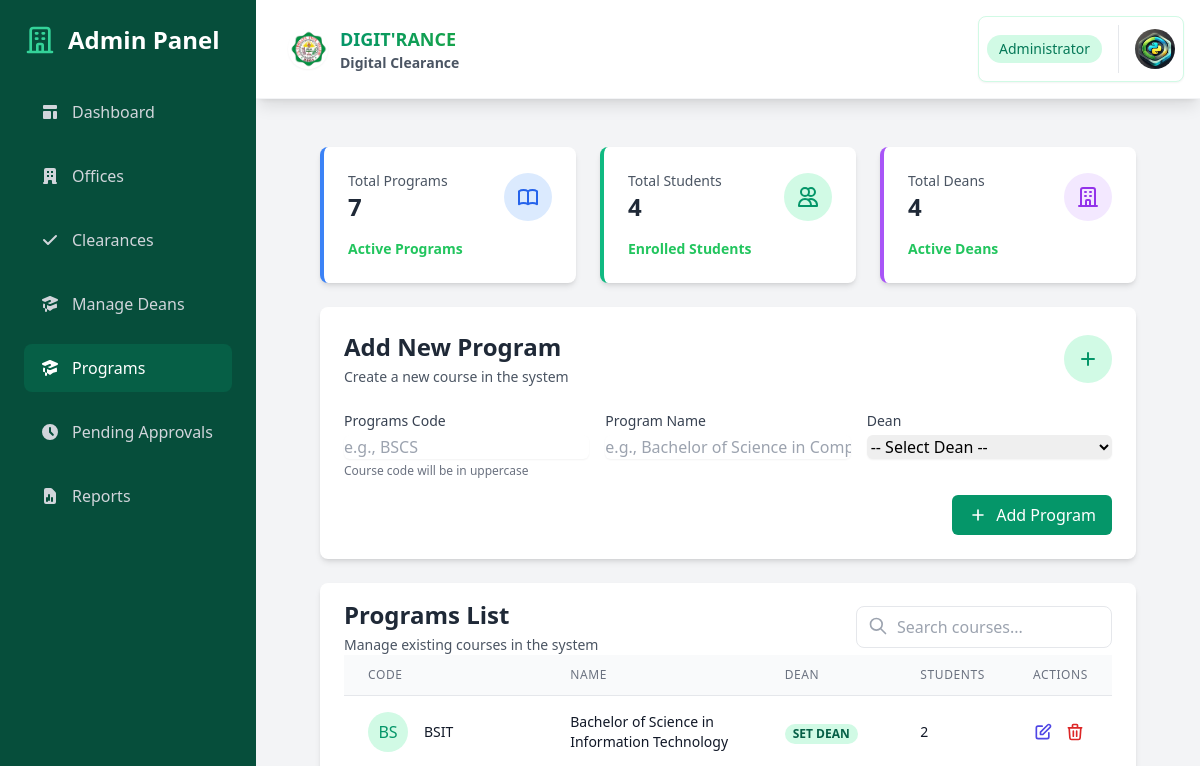
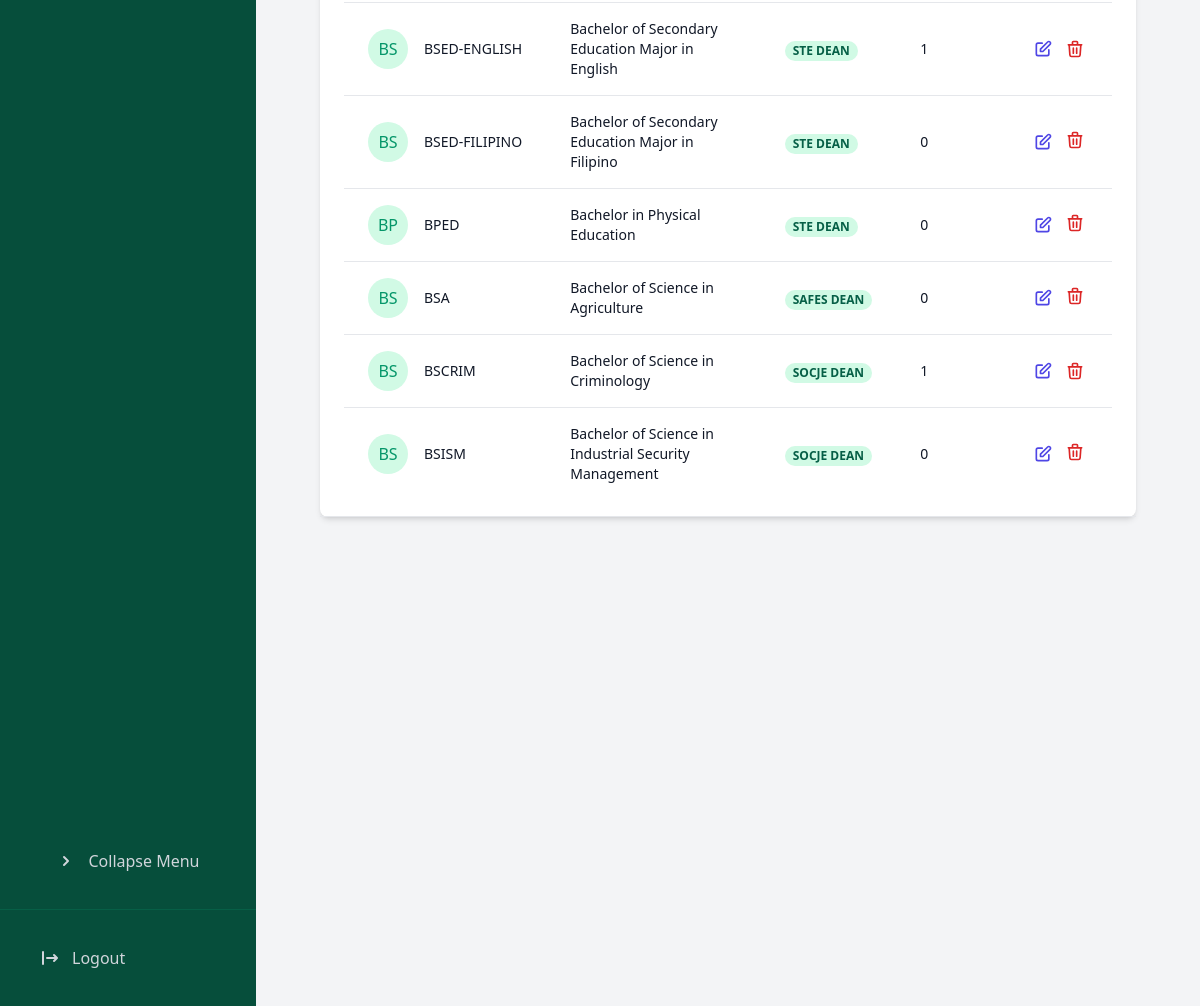
The app's page /dashboard/admin/courses/ (signed in) with its own data (2 pictures, top to bottom).
### core/models.py (models this page shows, shortened)
class Course(models.Model):
    code = models.CharField(max_length=10, unique=True)
    name = models.CharField(max_length=100)
    dean = models.ForeignKey(Dean, on_delete=models.PROTECT, related_name='courses')
    is_active = models.BooleanField(default=True)
    created_at = models.DateTimeField(auto_now_add=True)
    updated_at = models.DateTimeField(auto_now=True)
    class Meta:
        ordering = ['code']

class Dean(models.Model):
    name = models.CharField(max_length=100, unique=True)
    logo = models.ImageField(upload_to='dean_logos/', blank=True, null=True)
    description = models.TextField(blank=True, null=True)
    created_at = models.DateTimeField(auto_now_add=True)

### core/views.py (the view, shortened to what this page needs)
# urls.py: path('dashboard/admin/courses/', views.admin_courses, name='admin_courses'),
@login_required
@user_passes_test(lambda u: u.is_superuser)
def admin_courses(request):
    return render(request, 'admin/courses.html', {
        'courses': Course.objects.annotate(student_count=Count('student')).select_related('dean').all(),
        'deans': Dean.objects.all(),
        'total_students': Student.objects.count(),
    })

### core/models.py (called while the page is built)
    def get_profile_picture_url(self):
        return self.profile_picture.url if self.profile_picture else static('img/default-profile.png')

### templates/admin/courses.html (shortened to what this page needs)
{% extends 'admin/base_admin.html' %}
{% block admin_content %}
<div class="space-y-6">
    <div class="grid grid-cols-1 md:grid-cols-3 gap-6">
        <div class="bg-white rounded-lg shadow-md p-6 border-l-4 border-blue-500">
            <div class="flex items-center justify-between">
                <div>
                    <p class="text-sm text-gray-600">Total Programs</p>
                    <h3 class="text-2xl font-bold text-gray-800">{{ courses.count }}</h3>
                </div>
                <div class="p-3 bg-blue-100 rounded-full">
                </div>
            </div>
            <div class="mt-4">
                <div class="flex items-center">
                    <span class="text-green-500 text-sm font-semibold">Active Programs</span>
                </div>
            </div>
        </div>
        <div class="bg-white rounded-lg shadow-md p-6 border-l-4 border-emerald-500">
            <div class="flex items-center justify-between">
                <div>
                    <p class="text-sm text-gray-600">Total Students</p>
                    <h3 class="text-2xl font-bold text-gray-800">{{ total_students }}</h3>
                </div>
                <div class="p-3 bg-emerald-100 rounded-full">
                    <svg class="w-6 h-6 text-emerald-600" fill="none" stroke="currentColor" viewBox="0 0 24 24">
                        <path stroke-linecap="round" stroke-linejoin="round" stroke-width="2" d="M12 4.354a4 4 0 110 5.292M15 21H3v-1a6 6 0 0112 0v1zm0 0h6v-1a6 6 0 00-9-5.197M13 7a4 4 0 11-8 0 4 4 0 018 0z" />
                    </svg>
                </div>
            </div>
            <div class="mt-4">
                <div class="flex items-center">
                    <span class="text-green-500 text-sm font-semibold">Enrolled Students</span>
                </div>
            </div>
        </div>
        <div class="bg-white rounded-lg shadow-md p-6 border-l-4 border-purple-500">
            <div class="flex items-center justify-between">
                <div>
                    <p class="text-sm text-gray-600">Total Deans</p>
                    <h3 class="text-2xl font-bold text-gray-800">{{ deans.count }}</h3>
                </div>
                <div class="p-3 bg-purple-100 rounded-full">
                    <svg class="w-6 h-6 text-purple-600" fill="none" stroke="currentColor" viewBox="0 0 24 24">
                        <path stroke-linecap="round" stroke-linejoin="round" stroke-width="2" d="M19 21V5a2 2 0 00-2-2H7a2 2 0 00-2 2v16m14 0h2m-2 0h-5m-9 0H3m2 0h5M9 7h1m-1 4h1m4-4h1m-1 4h1m-5 10v-5a1 1 0 011-1h2a1 1 0 011 1v5m-4 0h4" />
                    </svg>
                </div>
            </div>
            <div class="mt-4">
                <div class="flex items-center">
                    <span class="text-green-500 text-sm font-semibold">Active Deans</span>
                </div>
            </div>
        </div>
    </div>
    <div class="bg-white rounded-lg shadow-md p-6 transform hover:shadow-lg transition-all duration-300">
        <div class="flex items-center justify-between mb-6">
            <div>
                <h2 class="text-2xl font-bold text-gray-800">Add New Program</h2>
                <p class="text-sm text-gray-600 mt-1">Create a new course in the system</p>
            </div>
            <div class="p-3 bg-emerald-100 rounded-full">
                <svg class="w-6 h-6 text-emerald-600" fill="none" stroke="currentColor" viewBox="0 0 24 24">
                    <path stroke-linecap="round" stroke-linejoin="round" stroke-width="2" d="M12 6v6m0 0v6m0-6h6m-6 0H6" />
                </svg>
            </div>
        </div>
        <form method="POST" class="space-y-4">
            <div class="grid grid-cols-1 md:grid-cols-3 gap-4">
                <div>
                    <label for="code" class="block text-sm font-medium text-gray-700">Programs Code</label>
                    <input type="text" name="code" id="code" required oninput="this.value = this.value.toUpperCase()"
                        class="mt-1 block w-full rounded-md border-gray-300 shadow-sm focus:border-emerald-500 focus:ring-emerald-500 transition-colors"
                        placeholder="e.g., BSCS">
                    <p class="text-xs text-gray-500 mt-1">Course code will be in uppercase</p>
                </div>
                <div>
                    <label for="name" class="block text-sm font-medium text-gray-700">Program Name</label>
                    <input type="text" name="name" id="name" required
                        class="mt-1 block w-full rounded-md border-gray-300 shadow-sm focus:border-emerald-500 focus:ring-emerald-500 transition-colors"
                        placeholder="e.g., Bachelor of Science in Computer Science">
                </div>
                <div>
                    <label for="dean" class="block text-sm font-medium text-gray-700">Dean</label>
                    <select name="dean" id="dean" required
                        class="mt-1 block w-full rounded-md border-gray-300 shadow-sm focus:border-emerald-500 focus:ring-emerald-500 transition-colors">
                        <option value="">-- Select Dean --</option>
                    </select>
                </div>
            </div>
            <div class="flex justify-end mt-6">
                <button type="submit"
                    class="inline-flex items-center px-4 py-2 bg-emerald-600 text-white rounded-md hover:bg-emerald-700 focus:outline-none focus:ring-2 focus:ring-offset-2 focus:ring-emerald-500 transition-colors">
                    <svg class="w-5 h-5 mr-2" fill="none" stroke="currentColor" viewBox="0 0 24 24">
                        <path stroke-linecap="round" stroke-linejoin="round" stroke-width="2" d="M12 6v6m0 0v6m0-6h6m-6 0H6" />
                    </svg>
                    Add Program
                </button>
            </div>
        </form>
    </div>
    <div class="bg-white rounded-lg shadow-md">
        <div class="px-6 py-4 border-b border-gray-200">
            <div class="flex items-center justify-between">
                <div>
                    <h2 class="text-2xl font-bold text-gray-800">Programs List</h2>
                    <p class="text-sm text-gray-600 mt-1">Manage existing courses in the system</p>
                </div>
                <div class="flex items-center space-x-4">
                    <div class="relative">
                    <input type="text" id="courseSearch" placeholder="Search courses..."
                        class="w-64 pl-10 pr-4 py-2 border rounded-lg focus:outline-none focus:ring-2 focus:ring-emerald-500">
                    <div class="absolute left-3 top-2.5">
                        <svg class="h-5 w-5 text-gray-400" fill="none" stroke="currentColor" viewBox="0 0 24 24">
                            <path stroke-linecap="round" stroke-linejoin="round" stroke-width="2"
                                d="M21 21l-6-6m2-5a7 7 0 11-14 0 7 7 0 0114 0z" />
                        </svg>
                    </div>
                </div>
            </div>
        </div>
        <div class="overflow-x-auto">
            <table class="min-w-full divide-y divide-gray-200">
                <thead class="bg-gray-50">
                    <tr>
                        <th class="px-6 py-3 text-left text-xs font-medium text-gray-500 uppercase tracking-wider">Code</th>
                        <th class="px-6 py-3 text-left text-xs font-medium text-gray-500 uppercase tracking-wider">Name</th>
                        <th class="px-6 py-3 text-left text-xs font-medium text-gray-500 uppercase tracking-wider">Dean</th>
                        <th class="px-6 py-3 text-left text-xs font-medium text-gray-500 uppercase tracking-wider">Students</th>
                        <th class="px-6 py-3 text-left text-xs font-medium text-gray-500 uppercase tracking-wider">Actions</th>
                    </tr>
                </thead>
                <tbody class="bg-white divide-y divide-gray-200">
                    {% for course in courses %}
                    <tr class="hover:bg-gray-50 transition-colors">
                        <td class="px-6 py-4 whitespace-nowrap">
                            <div class="flex items-center">
                                <div class="flex-shrink-0 h-10 w-10 bg-emerald-100 rounded-full flex items-center justify-center">
                                    <span class="text-emerald-600 font-medium">{{ course.code|slice:":2" }}</span>
                                </div>
                                <div class="ml-4">
                                    <div class="text-sm font-medium text-gray-900">{{ course.code|upper }}</div>
                                </div>
                            </div>
                        </td>
                        <td class="px-6 py-4">
                            <div class="text-sm text-gray-900">{{ course.name }}</div>
                        </td>
                        <td class="px-6 py-4 whitespace-nowrap">
                            <span class="px-2 inline-flex text-xs leading-5 font-semibold rounded-full bg-emerald-100 text-emerald-800">
                                {{ course.dean.name|default:"-" }}
                            </span>
                        </td>
                        <td class="px-6 py-4 whitespace-nowrap">
                            <div class="text-sm text-gray-900">{{ course.student_count }}</div>
                        </td>
                        <td class="px-6 py-4 whitespace-nowrap text-sm font-medium">
                            <div class="flex items-center space-x-3">
                                <button onclick="editCourse('{{ course.id }}')"
                                    class="text-indigo-600 hover:text-indigo-900 transition-colors">
                                    <svg class="w-5 h-5" fill="none" stroke="currentColor" viewBox="0 0 24 24">
                                        <path stroke-linecap="round" stroke-linejoin="round" stroke-width="2"
                                            d="M11 5H6a2 2 0 00-2 2v11a2 2 0 002 2h11a2 2 0 002-2v-5m-1.414-9.414a2 2 0 112.828 2.828L11.828 15H9v-2.828l8.586-8.586z" />
                                    </svg>
                                </button>
                                {% if course.student_count > 0 %}
                                    <button type="button"
                                            class="text-red-600 hover:text-red-900 transition-colors"
                                            onclick="showDeleteWarning('{{ course.id }}', '{{ course.code }}', {{ course.student_count }})">
                                        <svg class="w-5 h-5" fill="none" stroke="currentColor" viewBox="0 0 24 24">
                                            <path stroke-linecap="round" stroke-linejoin="round" stroke-width="2"
                                                d="M19 7l-.867 12.142A2 2 0 0116.138 21H7.862a2 2 0 01-1.995-1.858L5 7m5 4v6m4-6v6m1-10V4a1 1 0 00-1-1h-4a1 1 0 00-1 1v3M4 7h16" />
                                        </svg>
                                    </button>
                                {% else %}
                                    <form method="POST" class="inline">
                                        <button type="submit"
                                                class="text-red-600 hover:text-red-900 transition-colors"
                                                onclick="return confirm('Are you sure you want to delete this course? This action cannot be undone.')">
                                            <svg class="w-5 h-5" fill="none" stroke="currentColor" viewBox="0 0 24 24">
                                                <path stroke-linecap="round" stroke-linejoin="round" stroke-width="2"
                                                    d="M19 7l-.867 12.142A2 2 0 0116.138 21H7.862a2 2 0 01-1.995-1.858L5 7m5 4v6m4-6v6m1-10V4a1 1 0 00-1-1h-4a1 1 0 00-1 1v3M4 7h16" />
                                            </svg>
                                        </button>
                                    </form>
                                {% endif %}
                            </div>
                        </td>
                    </tr>
                    {% endfor %}
                </tbody>
            </table>
        </div>
    </div>
</div>
{% endblock %}

### records on screen
Course: code "BS", code "BSIT", name "Bachelor of Science in Information Technology", dean.name "SET DEAN", student_count "2"
Course: code "BS", code "BSED-ENGLISH", name "Bachelor of Secondary Education Major in English", dean.name "STE DEAN", student_count "1"
Course: code "BS", code "BSED-FILIPINO", name "Bachelor of Secondary Education Major in Filipino", dean.name "STE DEAN", student_count "0"
Course: code "BP", code "BPED", name "Bachelor in Physical Education", dean.name "STE DEAN", student_count "0"
Course: code "BS", code "BSA", name "Bachelor of Science in Agriculture", dean.name "SAFES DEAN", student_count "0"
Course: code "BS", code "BSCRIM", name "Bachelor of Science in Criminology", dean.name "SOCJE DEAN", student_count "1"
Course: code "BS", code "BSISM", name "Bachelor of Science in Industrial Security Management", dean.name "SOCJE DEAN", student_count "0"

### other values on screen
{{ courses.count }} "7"
{{ total_students }} "4"
{{ deans.count }} "4"
